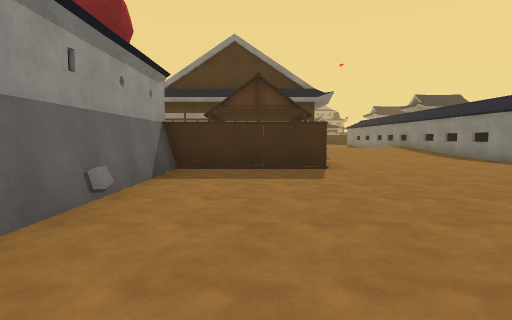
view 1 (above)

24 first-person views from a walk through a Unity game level. The camera is 1.3 m above the floor, tilts 4° down and sees 80° across. The floor is counted in squares, 2 m on a side. Each view is taken from the middle of a square. On the plan, view 1 faces up. The plan holds only what a view shows up to about 10 squares ahead; the rest is blank. The place goes on beyond the plan. Surface patterns are stand-ins for the level's own textures.

view 2
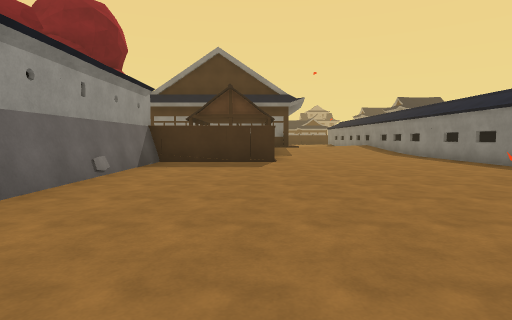

view 3
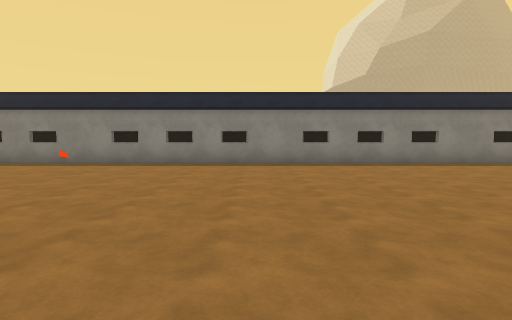

view 4
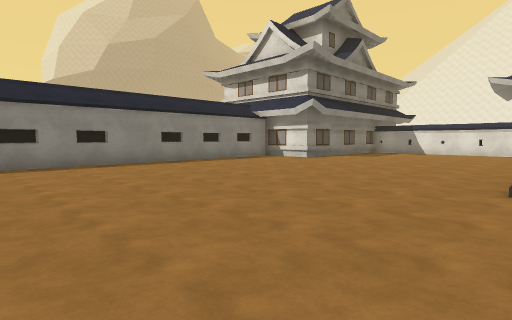

view 5
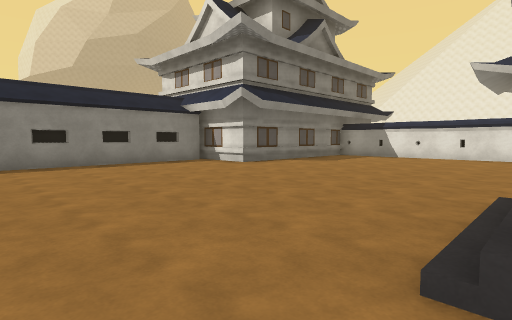

view 6
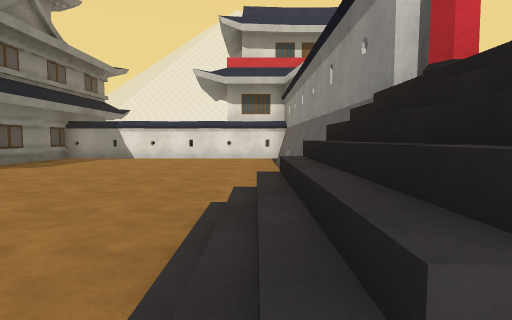

view 7
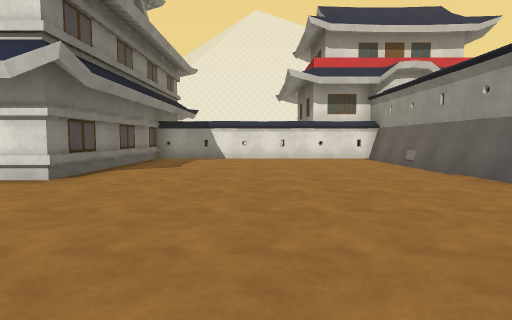

view 8
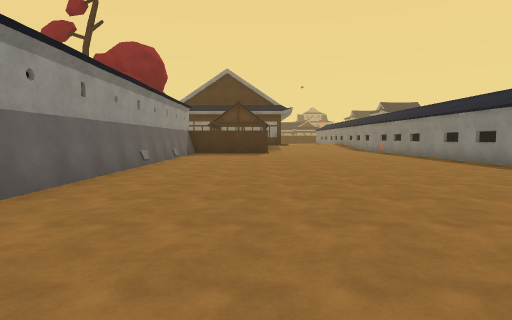

view 9
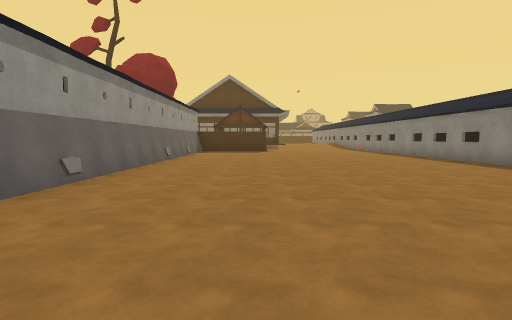

view 10
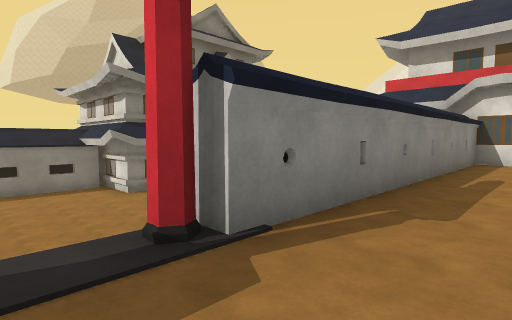

view 11
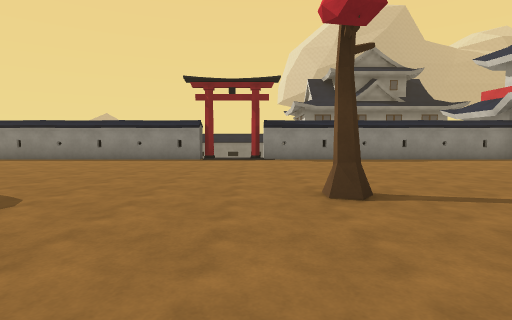

view 12
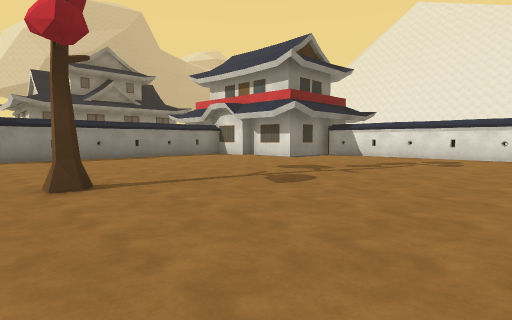

view 13
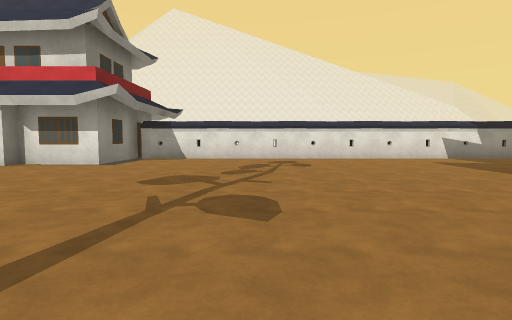

view 14
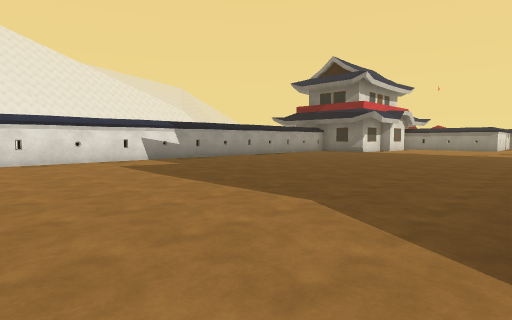

view 15
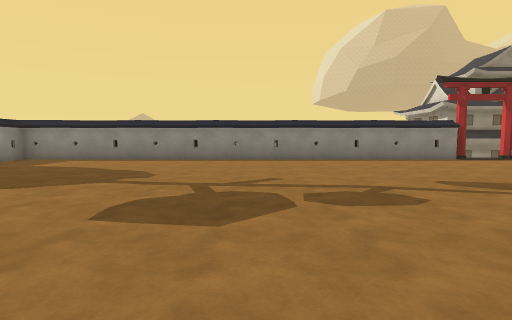

view 16
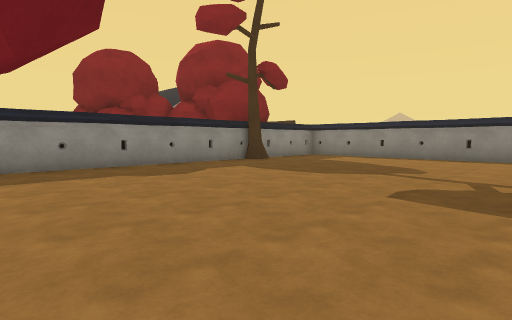

view 17
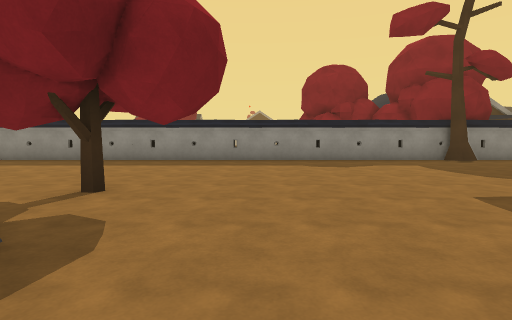

view 18
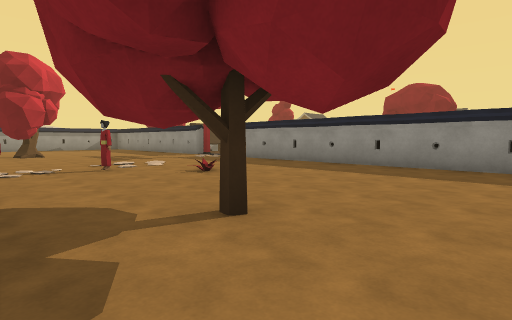

view 19
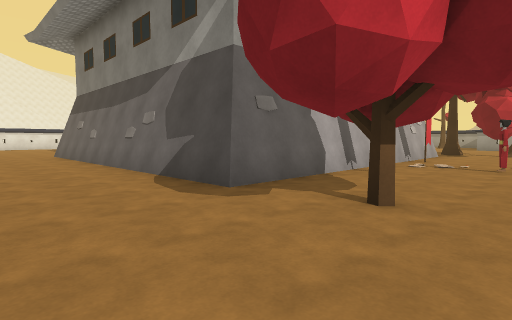

view 20
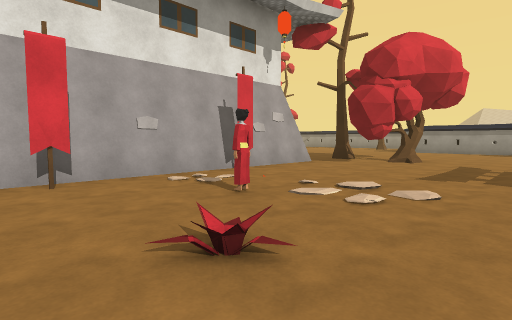

view 21
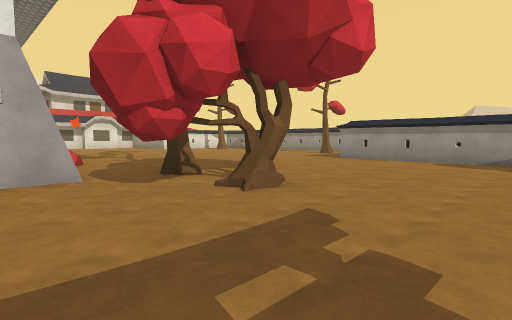

view 22
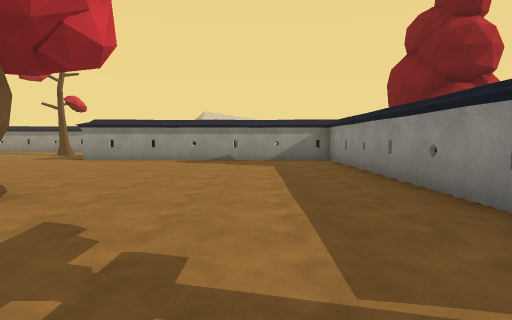

view 23
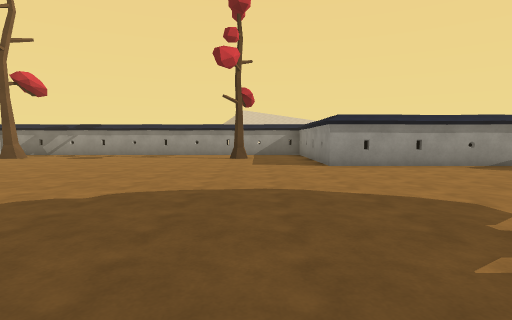

view 24
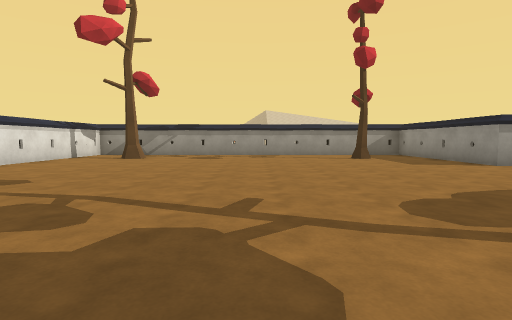

### Floor plan
Key: @ floor where view 1 was taken; # wall or solid block; . main floor; - floor 2 m lower than the main floor; / step, stairs or slope; = window, fence, low wall or low ledge; T tree; F flag; O other object.
Columns run from 34 left of view 1 to 7 right of it. Each row starts with its distance up from view 1.
 10                          TT          ----#
  9                                      ----#
  8      T                               ----#
  7   ########      # ##########    #####----#
  6   #........   #.............T####--------#
  5   #.........  ..................#--------#
  4   #.............................#--------#
  3   #..............O..............#------=-#
  2   #.............................#--------#
  1   #......TT....#....T...........#--------#
  0   #.......T.....................#-@------#
 -1 ###......T....F..F..............#--------#
 -2 ...........         #...........#--------#
 -3 ...........         #...........#--------#
 -4 T..........         #..  .......#--------#
 -5 ..........O         #..   ......#--------#
 -6 ..........          #..  .......#--------#
 -7 ...........         #.. ........#--------#
 -8 ..........          #...........//-------#
 -9 .........           #...........O/-------#
-10 ........             .....T.....#--------#
-11 T......          ////...........#--------#
-12 .....     ......................#-------##
-13 ....      ......................#-------#
-14 ###        .....................#-------#
-15             ....................#-------#
-16              ...................#-------#
-17               ..................#########
-18                .............###
-19                 ............#
-20                 #############

Positions as (right, up) in squares from view 1, and headings:
1: (0, 0), facing up
2: (1, -2), facing up
3: (-1, -1), facing right
4: (-1, -3), facing down-right
5: (-1, -6), facing down-right
6: (-1, -7), facing down
7: (2, -7), facing down
8: (1, -7), facing up
9: (1, -9), facing up
10: (-4, -8), facing down-right
11: (-12, -9), facing right
12: (-13, -9), facing down-right
13: (-10, -10), facing down
14: (-12, -11), facing down-left
15: (-12, -1), facing right
16: (-13, -1), facing up-right
17: (-12, -3), facing up
18: (-12, -1), facing up-left
19: (-11, 2), facing down-left
20: (-16, 4), facing down-left
21: (-22, 4), facing down-left
22: (-22, 4), facing left
23: (-24, -3), facing left
24: (-24, -7), facing left
